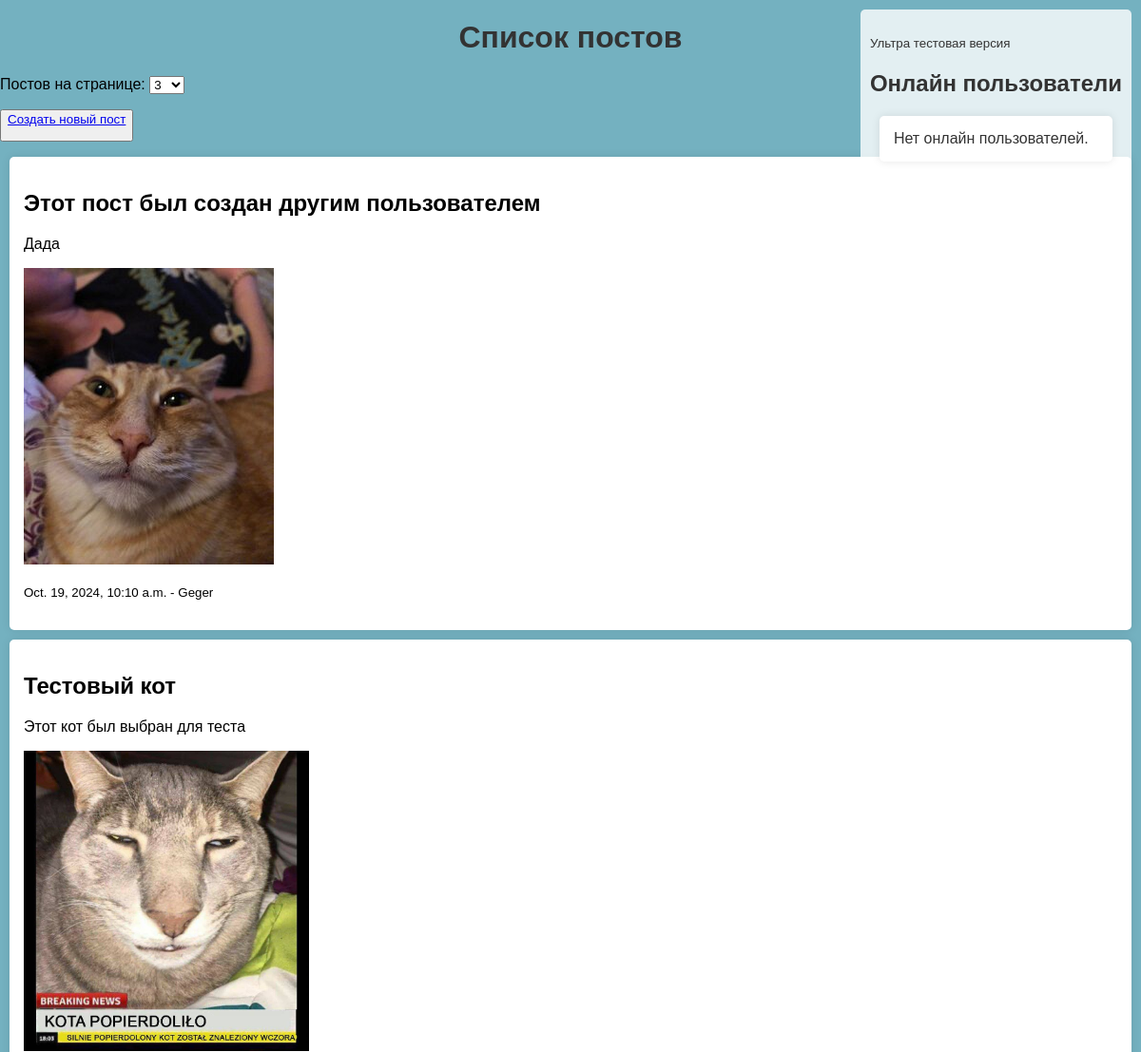
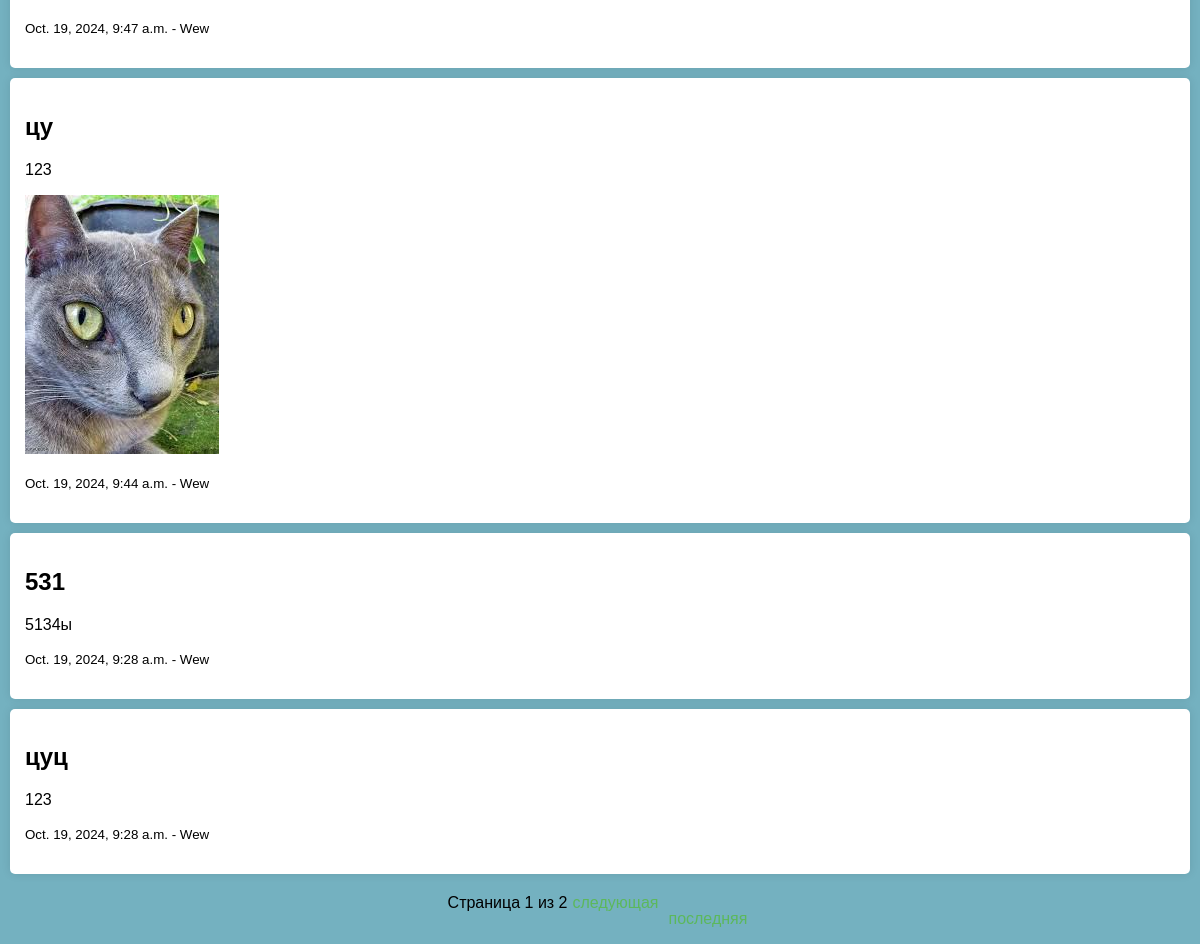
/posts/, run on the app's committed database (2 pictures, top to bottom).
### base_page/models.py (models this page shows, shortened)
class Post(models.Model):
    title = models.CharField(max_length=200)
    content = models.TextField()
    author = models.ForeignKey(CustomUser, on_delete=models.CASCADE)
    created_at = models.DateTimeField(auto_now_add=True)
    image = models.ImageField(upload_to='images/', blank=True, null=True)

class CustomUser(AbstractUser):
    date_of_birth = models.DateField(null = False, blank = False)
    info = models.TextField(null = True, blank = True)
    email = models.EmailField(null = False, blank = False, unique = True)
    username = models.CharField(null = False, blank = False, unique = True, max_length = 32)
    last_activity = models.DateTimeField(default=timezone.now)

### base_page/views.py (the view)
# urls.py: path('posts/', posts, name='posts'),
def posts(request):
    post_list = Post.objects.all().order_by('-created_at')
    paginator = Paginator(post_list, 3)
    page_number = request.GET.get('page')
    page_obj = paginator.get_page(page_number)
    posts_per_page = request.GET.get('posts_per_page', 5)
    paginator = Paginator(post_list, posts_per_page)
    page_obj = paginator.get_page(page_number)
    username = request.user.username if request.user.is_authenticated else None
    threshold_time = timezone.now() - timedelta(minutes=1)
    online_users = CustomUser.objects.filter(last_activity__gte=threshold_time)
    return render(request, 'posts.html', {'posts': page_obj, 'posts_per_page': posts_per_page, 'username': username, 'online_users': online_users})

### base_page/templates/posts.html (shortened to what this page needs)
{% load static %}
<!DOCTYPE html>
<html lang="en">
<head>
    <link rel="stylesheet" type="text/css" href="{% static 'css/style.css' %}">
</head>
<body>
    <h1>Список постов</h1>
    <div class="header-text">
        <p><small>Ультра тестовая версия</small></p>
        <h2>Онлайн пользователи</h2>
    <ul>
        {% for user in online_users %}
            <li>{{ user.username }}</li>
        {% empty %}
            <li>Нет онлайн пользователей.</li>
        {% endfor %}
    </ul>
    </div>
    <form method="get" style="display:inline;">
        <label for="posts_per_page">Постов на странице:</label>
        <select name="posts_per_page" id="posts_per_page" onchange="this.form.submit()">
            <option value="3" {% if posts_per_page == '3' %}selected{% endif %}>3</option>
        </select>
    </form>
    <p><button><a href="{% url 'create_post' %}">Создать новый пост</p></a></button>
    <ul>
        {% for post in posts %}
        <li>
            <h2>{{ post.title }}</h2>
            <p>{{ post.content }}</p>
            {% if post.image %}
                <img src="{{ post.image.url }}" alt="Изображение поста" style="max-width: 300px;">
            {% endif %}
            <p><small>{{ post.created_at }} - {{ post.author.username }}</small></p>
        </li>
        {% empty %}
            <li>Нет постов.</li>
        {% endfor %}
    </ul>
    <div>
        <span class="pagination">
            <span>Страница {{ posts.number }} из {{ posts.paginator.num_pages }}</span>
            {% if posts.has_next %}
                <a href="?page={{ posts.next_page_number }}&posts_per_page={{ posts_per_page }}">следующая</a>
                <a href="?page={{ posts.paginator.num_pages }}&posts_per_page={{ posts_per_page }}"><p>последняя</p></a>
            {% endif %}
        </span>
    </div>
</body>
</html>

### static/css/style.css (style rules this page uses)
body { font-family: Arial, sans-serif; background-color: #74b1c0; margin: 0; padding: 0; }
h1 { text-align: center; color: #333; }
ul { list-style-type: none; padding: 0; }
li { background: #fff; margin: 10px; padding: 15px; border-radius: 5px; box-shadow: 0 0 10px rgba(0, 0, 0, 0.1); }
form { margin-top: 20px; text-align: center; }
.pagination { display: flex; justify-content: center; margin-top: 20px; }
.pagination a { margin: 0 5px; text-decoration: none; color: #5cb85c; }
.header-text { position: absolute; top: 10px; right: 10px; background-color: rgba(255, 255, 255, 0.8); padding: 10px; border-radius: 5px; font-size: 16px; color: #333; }

### data on the page
Post: title "Этот пост был создан другим пользователем", content "Дада", image (picture), created_at "Oct. 19, 2024, 10:10 a.m.", author.username "Geger"
Post: title "Тестовый кот", content "Этот кот был выбран для теста", image (picture), created_at "Oct. 19, 2024, 9:47 a.m.", author.username "Wew"
Post: title "цу", content "123", image (picture), created_at "Oct. 19, 2024, 9:44 a.m.", author.username "Wew"
Post: title "531", content "5134ы", created_at "Oct. 19, 2024, 9:28 a.m.", author.username "Wew"
Post: title "цуц", content "123", created_at "Oct. 19, 2024, 9:28 a.m.", author.username "Wew"

### other printed values
{{ posts.number }} "1"
{{ posts.paginator.num_pages }} "2"
